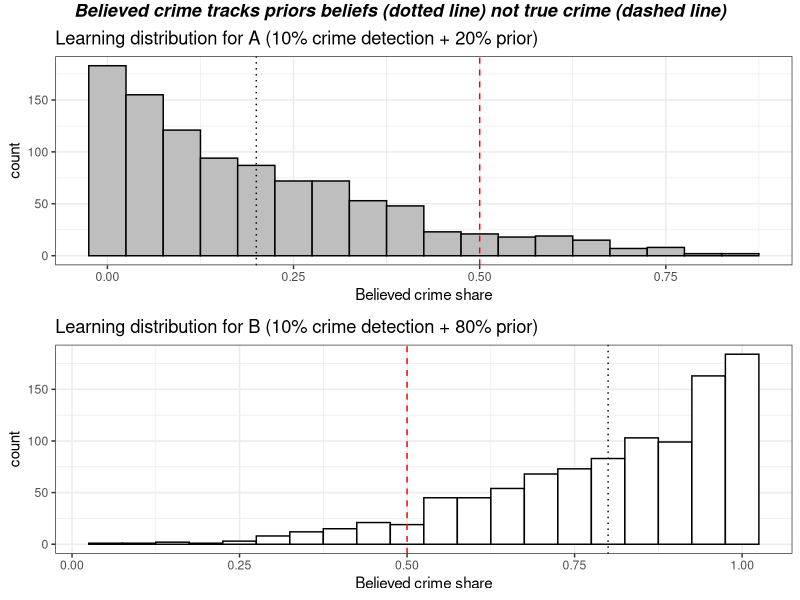

Here is the R script that generated this plot: (Note: a time limit stopped this script after it produced the figure.)
## ---- chunk 1
# true crime allocation between A and B
a <- 0.5
b <- 0.5

# police crime detection rate when visiting an area
x <- 0.1

# police beliefs about crime allocation between A and B -- as "ac" and "bc"
ac <- 0.2
bc <- 0.8
## ---- chunk 2
# starting matrix consisting of just two rows: "ac" and "bc" for believed crime allocation by areas A and B
start <- c(ac, bc)          # vector consisting of ac and bc
df <- data.frame(start)     # turn vector into data.frame

# update function
update <- function(df) {
      # first row from last column of matrix, picks out ac
          ac <- df[1, ncol(df)]
      # second row from last column of matrix, picks out bc
          bc <- df[2, ncol(df)]
      # flip coin for decision where to go
          outcome <- c(1, 0)
          flip <- sample(outcome, 1, prob=c(ac,bc))  # ac and bc: probabilities of coin landing A or B
      # Case 1 - police goes to area A
        if (flip==1) {
          # update ac and bc values by adding detected crime (a*x) and normalizing
          # a is true crime in A and x is true detection rate
            ac1_new <- (ac+a*x)/(ac+a*x+bc)
            bc1_new <- (bc)/(ac+a*x+bc)
          # update matrix
            add <- c(ac1_new, bc1_new)
            # dff new matrix with values of ac and bc updated after crime detection
            dff <- data.frame(add)
            df <- cbind(df, dff)
            return(df)
                        }
        # Case 2 - police goes to area B  
          else {
             # update ac and bc values by adding detected crime (b*x) and normalizing
            # b is true crime in B and x is true detection rate
            ac2_new <- (ac)/(ac+b*x+bc)
            bc2_new <- (bc+b*x)/(ac+b*x+bc)
          # update matrix
            add <- c(ac2_new, bc2_new)
            dff <- data.frame(add)
            df <- cbind(df, dff)
            return(df)
                 }
  }
## ---- chunk 3
update(df)
## ---- chunk 4
apply_n_times <- function(input, update, n){
  for(i in 1:n){            # "update" function takes its output as input up to n applications
    input <- update(input)
  }
  return(input)
}
## ---- chunk 5
# starting matrix, ac and bc believed crime proportion by areas A and B
ac <- 0.2
bc <- 0.8
start <- c(ac, bc)
df <- data.frame(start)

end <- apply_n_times(df, update, 100)
# apply function "update" to itself 100 times and assigns to "end"
end
## ---- chunk 6
# apply_update_n_times(df, update, 100)[1, ncol(end)]
# picks out first row and last column of this function  -- i.e. latest updated value of ac

# apply_update_n_times(df, update, 100)[2, ncol(end)]
# picks out second row and last column of this function  -- i.e. latest updated value of bc

# replicate function "update" 1000 times
last_ac <- replicate(1000, apply_n_times(df, update, 100)[1, ncol(end)])
last_bc <- replicate(1000, apply_n_times(df, update, 100)[2, ncol(end)])
## ---- chunk 7
library(ggplot2)
library(gridExtra) 
library(ggpubr)
library(grid)
library(gridExtra)
## ---- chunk 8
# histogram of results for latest ac values
data <- as.data.frame(last_ac)
a <- ggplot(data, aes(x=last_ac)) + 
  geom_histogram(binwidth = 0.05, color="black", fill="grey") + 
  theme_bw() +
  geom_vline(xintercept = 0.2, linetype="dotted", color = "black", size=0.5) +
  geom_vline(xintercept = 0.5, linetype="dashed", color = "red", size=0.5) +
  xlab("Believed crime share") +
  ggtitle("Learning distribution for A (10% crime detection + 20% prior)")

# histogram of results for latest bc values
data <- as.data.frame(last_bc)
b <- ggplot(data, aes(x=last_bc)) + 
  geom_histogram(binwidth = 0.05, color="black", fill="white") + 
  theme_bw() +
  geom_vline(xintercept = 0.8, linetype="dotted", color = "black", size=0.5) +
  geom_vline(xintercept = 0.5, linetype="dashed", color = "red", size=0.5) +
  xlab("Believed crime share") +
  ggtitle("Learning distribution for B (10% crime detection + 80% prior)")

grid.arrange(a, b, ncol = 1, top=textGrob("Believed crime tracks priors beliefs (dotted line) not true crime (dashed line)", vjust= 0.4, gp=gpar(fontsize=13,font=4)))
## ---- chunk 9
# true crime allocation between A and B, no longer even
a <- 0.5
b <- 0.5

# police crime detection rate when visiting an area
x <- 0.30

# police beliefs about crime allocation between A and B -- as "ac" and "bc"
ac <- 0.2
bc <- 0.8

# starting matrix, ac and bc believed crime proportion by areas A and B
start <- c(ac, bc)
df <- data.frame(start)

end <- apply_n_times(df, update, 100)
# apply function "update" to itself 100 times and assigns to "end"

# replicate function "update" 1000 times
last_ac <- replicate(1000, apply_n_times(df, update, 100)[1, ncol(end)])
last_bc <- replicate(1000, apply_n_times(df, update, 100)[2, ncol(end)])

# histogram of results for latest ac values
data <- as.data.frame(last_ac)
a <- ggplot(data, aes(x=last_ac)) + 
  geom_histogram(binwidth = 0.05, color="black", fill="grey") + 
  theme_bw() +
  geom_vline(xintercept = 0.2, linetype="dotted", color = "black", size=0.5) +
  geom_vline(xintercept = 0.5, linetype="dashed", color = "red", size=0.5) +
  xlab("Believed crime share") +
  ggtitle("Learning distribution for A (30% crime detection + 20% prior)")

# histogram of results for latest bc values
data <- as.data.frame(last_bc)
b <- ggplot(data, aes(x=last_bc)) + 
  geom_histogram(binwidth = 0.05, color="black", fill="white") + 
  theme_bw() +
  geom_vline(xintercept = 0.8, linetype="dotted", color = "black", size=0.5) +
  geom_vline(xintercept = 0.5, linetype="dashed", color = "red", size=0.5) +
  xlab("Believed crime share") +
  ggtitle("Learning distribution for B (30% crime detection + 80% prior)")

grid.arrange(a, b, ncol = 1, top=textGrob("Polarization around priors beliefs (dotted line), not true crime (dashed line)", vjust= 0.4, gp=gpar(fontsize=13,font=4)))
## ---- chunk 10
# true crime allocation between A and B, no longer even
a <- 0.2
b <- 0.8

# police crime detection rate when visiting an area
x <- 0.1

# police beliefs about crime allocation between A and B -- as "ac" and "bc"
ac <- 0.5
bc <- 0.5

# starting matrix, ac and bc believed crime proportion by areas A and B
start <- c(ac, bc)
df <- data.frame(start)

end <- apply_n_times(df, update, 100)
# apply function "update" to itself 100 times and assigns to "end"

# replicate function "update" 1000 times
last_ac <- replicate(1000, apply_n_times(df, update, 100)[1, ncol(end)])
last_bc <- replicate(1000, apply_n_times(df, update, 100)[2, ncol(end)])

# histogram of results for latest ac values
data <- as.data.frame(last_ac)
a <- ggplot(data, aes(x=last_ac)) + 
  geom_histogram(binwidth = 0.05, color="black", fill="grey") + 
  theme_bw() +
  geom_vline(xintercept = 0.2, linetype="dashed", color = "red", size=0.5) +
  geom_vline(xintercept = 0.5, linetype="dotted", color = "black", size=0.5) +
  xlab("Believed crime share") +
  ggtitle("Learning distribution for A (10% crime detection + 50% prior)")

# histogram of results for latest bc values
data <- as.data.frame(last_bc)
b <- ggplot(data, aes(x=last_bc)) + 
  geom_histogram(binwidth = 0.05, color="black", fill="white") + 
  theme_bw() +
  geom_vline(xintercept = 0.8, linetype="dashed", color = "red", size=0.5) +
  geom_vline(xintercept = 0.5, linetype="dotted", color = "black", size=0.5) +
  xlab("Believed crime share") +
  ggtitle("Learning distribution for B (10% crime detection + 50% prior)")

grid.arrange(a, b, ncol = 1, top=textGrob("Polarization close to true crime (dashed line) away from prior beliefs (dotted line)", vjust= 0.4, gp=gpar(fontsize=13,font=4)))

## ---- chunk 11
# true crime allocation between A and B, no longer even
a <- 0.49
b <- 0.51

# police crime detection rate when visiting an area
x <- 0.1

# police beliefs about crime allocation between A and B -- as "ac" and "bc"
ac <- 0.5
bc <- 0.5

# starting matrix, ac and bc believed crime proportion by areas A and B
start <- c(ac, bc)
df <- data.frame(start)

end <- apply_n_times(df, update, 500)
# apply function "update" to itself 100 times and assigns to "end"

# replicate function "update" 1000 times
last_ac <- replicate(1000, apply_n_times(df, update, 500)[1, ncol(end)])
last_bc <- replicate(1000, apply_n_times(df, update, 500)[2, ncol(end)])

# histogram of results for latest ac values
data <- as.data.frame(last_ac)
a <- ggplot(data, aes(x=last_ac)) + 
  geom_histogram(binwidth = 0.05, color="black", fill="grey") + 
  theme_bw() +
  geom_vline(xintercept = 0.49, linetype="dashed", color = "red", size=0.5) +
  geom_vline(xintercept = 0.5, linetype="dotted", color = "black", size=0.5) +
  xlab("Believed crime share") +
  ggtitle("Learning distribution for A (10% crime detection + 50% prior)")

# histogram of results for latest bc values
data <- as.data.frame(last_bc)
b <- ggplot(data, aes(x=last_bc)) + 
  geom_histogram(binwidth = 0.05, color="black", fill="white") + 
  theme_bw() +
  geom_vline(xintercept = 0.51, linetype="dashed", color = "red", size=0.5) +
  geom_vline(xintercept = 0.5, linetype="dotted", color = "black", size=0.5) +
  xlab("Believed crime share") +
  ggtitle("Learning distribution for B (10% crime detection + 50% prior)")

grid.arrange(a, b, ncol = 1, top=textGrob("Polarization away from true crime (dashed line)", vjust= 0.4, gp=gpar(fontsize=13,font=4)))
## ---- chunk 12
# true crime allocation between A and B
a <- 0.5
b <- 0.5

# police crime detection rate when visiting an area
x <- 0.1

#  crime reporting rate from citizens
r <- 0.1

# police beliefs about crime allocation between A and B -- as "ac" and "bc"
ac <- 0.2
bc <- 0.8
## ---- chunk 13
# starting matrix consisting of just two rows: "ac" and "bc" for believed crime allocation by areas A and B
start <- c(ac, bc)          # vector consisting of ac and bc
df <- data.frame(start)     # turn vector into data.frame

# update function
update_r <- function(df) {
      # first row from last column of matrix, picks out ac
          ac <- df[1, ncol(df)]
      # second row from last column of matrix, picks out bc
          bc <- df[2, ncol(df)]
      # merge with crime reporting, 1/2 weight reporting    
          ac <- (1/2*(ac)+1/2*(a*r))/((1/2*(ac)+1/2*(a*r))+(1/2*(bc)+1/2*(b*r)))
          bc <- (1/2*(bc)+1/2*(b*r))/((1/2*(ac)+1/2*(a*r))+(1/2*(bc)+1/2*(b*r)))
      # flip coin for decision where to go
          outcome <- c(1, 0)
          flip <- sample(outcome, 1, prob=c(ac,bc))  # ac and bc: probabilities of coin landing A or B
      # Case 1 - police goes to area A
        if (flip==1) {
          # update ac and bc values by adding detected crime (a*x) and normalizing
          # a is true crime in A and x is true detection rate
            ac1_new <- (ac+a*x)/(ac+a*x+bc)
            bc1_new <- (bc)/(ac+a*x+bc)
          # update matrix
            add <- c(ac1_new, bc1_new)
            # dff new matrix with values of ac and bc updated after crime detection
            dff <- data.frame(add)
            df <- cbind(df, dff)
            return(df)
                        }
        # Case 2 - police goes to area B  
          else {
             # update ac and bc values by adding detected crime (b*x) and normalizing
            # b is true crime in B and x is true detection rate
            ac2_new <- (ac)/(ac+b*x+bc)
            bc2_new <- (bc+b*x)/(ac+b*x+bc)
          # update matrix
            add <- c(ac2_new, bc2_new)
            dff <- data.frame(add)
            df <- cbind(df, dff)
            return(df)
                 }
  }
## ---- chunk 14
# starting matrix, ac and bc believed crime proportion by areas A and B
start <- c(ac, bc)
df <- data.frame(start)

end <- apply_n_times(df, update_r, 100)
# apply function "update" to itself 100 times and assigns to "end"

# replicate function "update" 1000 times
last_ac <- replicate(1000, apply_n_times(df, update_r, 100)[1, ncol(end)])
last_bc <- replicate(1000, apply_n_times(df, update_r, 100)[2, ncol(end)])

# histogram of results for latest ac values
data <- as.data.frame(last_ac)
a <- ggplot(data, aes(x=last_ac)) + 
  geom_histogram(binwidth = 0.05, color="black", fill="grey") + 
  theme_bw() +
  geom_vline(xintercept = 0.2, linetype="dotted", color = "black", size=0.5) +
  geom_vline(xintercept = 0.5, linetype="dashed", color = "red", size=0.5) +
  xlab("Believed crime share") +
  ggtitle("Learning distribution for A (10% crime detection + 20% prior)")

# histogram of results for latest bc values
data <- as.data.frame(last_bc)
b <- ggplot(data, aes(x=last_bc)) + 
  geom_histogram(binwidth = 0.05, color="black", fill="white") + 
  theme_bw() +
  geom_vline(xintercept = 0.8, linetype="dotted", color = "black", size=0.5) +
  geom_vline(xintercept = 0.5, linetype="dashed", color = "red", size=0.5) +
  xlab("Believed crime share") +
  ggtitle("Learning distribution for B (10% crime detection + 80% prior)")

grid.arrange(a, b, ncol = 1, top=textGrob("Convergence to true crime (dashed line) thanks to crime reports", vjust= 0.4, gp=gpar(fontsize=13,font=4)))

## ---- chunk 15
# true crime allocation between A and B
a <- 0.5
b <- 0.5

# police crime detection rate when visiting an area
x <- 0.6

#  crime reporting rate from citizens
r <- 0.6

# police beliefs about crime allocation between A and B -- as "ac" and "bc"
ac <- 0.2
bc <- 0.8
## ---- chunk 16
# starting matrix consisting of just two rows: "ac" and "bc" for believed crime allocation by areas A and B
start <- c(ac, bc)          # vector consisting of ac and bc
df <- data.frame(start)     # turn vector into data.frame

# update function
update_r <- function(df) {
      # first row from last column of matrix, picks out ac
          ac <- df[1, ncol(df)]
      # second row from last column of matrix, picks out bc
          bc <- df[2, ncol(df)]
      # merge with crime reporting, 1/2 weight reporting    
          ac <- (1/2*(ac)+1/2*(a*r))/((1/2*(ac)+1/2*(a*r))+(1/2*(bc)+1/2*(b*r)))
          bc <- (1/2*(bc)+1/2*(b*r))/((1/2*(ac)+1/2*(a*r))+(1/2*(bc)+1/2*(b*r)))
      # flip coin for decision where to go
          outcome <- c(1, 0)
          flip <- sample(outcome, 1, prob=c(ac,bc))  # ac and bc: probabilities of coin landing A or B
      # Case 1 - police goes to area A
        if (flip==1) {
          # update ac and bc values by adding detected crime (a*x) and normalizing
          # a is true crime in A and x is true detection rate
            ac1_new <- (ac+a*x)/(ac+a*x+bc)
            bc1_new <- (bc)/(ac+a*x+bc)
          # update matrix
            add <- c(ac1_new, bc1_new)
            # dff new matrix with values of ac and bc updated after crime detection
            dff <- data.frame(add)
            df <- cbind(df, dff)
            return(df)
                        }
        # Case 2 - police goes to area B  
          else {
             # update ac and bc values by adding detected crime (b*x) and normalizing
            # b is true crime in B and x is true detection rate
            ac2_new <- (ac)/(ac+b*x+bc)
            bc2_new <- (bc+b*x)/(ac+b*x+bc)
          # update matrix
            add <- c(ac2_new, bc2_new)
            dff <- data.frame(add)
            df <- cbind(df, dff)
            return(df)
                 }
  }
## ---- chunk 17
# starting matrix, ac and bc believed crime proportion by areas A and B
start <- c(ac, bc)
df <- data.frame(start)

end <- apply_n_times(df, update_r, 100)
# apply function "update" to itself 100 times and assigns to "end"

# replicate function "update" 1000 times
last_ac <- replicate(1000, apply_n_times(df, update_r, 100)[1, ncol(end)])
last_bc <- replicate(1000, apply_n_times(df, update_r, 100)[2, ncol(end)])

# histogram of results for latest ac values
data <- as.data.frame(last_ac)
a <- ggplot(data, aes(x=last_ac)) + 
  geom_histogram(binwidth = 0.05, color="black", fill="grey") + 
  theme_bw() +
  geom_vline(xintercept = 0.2, linetype="dotted", color = "black", size=0.5) +
  geom_vline(xintercept = 0.5, linetype="dashed", color = "red", size=0.5) +
  xlab("Believed crime share") +
  ggtitle("Learning distribution for A (10% crime detection + 20% prior)")

# histogram of results for latest bc values
data <- as.data.frame(last_bc)
b <- ggplot(data, aes(x=last_bc)) + 
  geom_histogram(binwidth = 0.05, color="black", fill="white") + 
  theme_bw() +
  geom_vline(xintercept = 0.8, linetype="dotted", color = "black", size=0.5) +
  geom_vline(xintercept = 0.5, linetype="dashed", color = "red", size=0.5) +
  xlab("Believed crime share") +
  ggtitle("Learning distribution for B (10% crime detection + 80% prior)")

grid.arrange(a, b, ncol = 1, top=textGrob("Split around true crime (dashed line) even with crime reports", vjust= 0.4, gp=gpar(fontsize=13,font=4)))

## ---- chunk 18
# true crime allocation between A and B
a <- 0.55
b <- 0.45

# police crime detection rate when visiting an area
x <- 0.1

#  crime reporting rate from citizens
r <- 0.1

# police beliefs about crime allocation between A and B -- as "ac" and "bc"
ac <- 0.2
bc <- 0.8
## ---- chunk 19
# starting matrix consisting of just two rows: "ac" and "bc" for believed crime allocation by areas A and B
start <- c(ac, bc)          # vector consisting of ac and bc
df <- data.frame(start)     # turn vector into data.frame

# update function
update_rp <- function(df) {
      # first row from last column of matrix, picks out ac
          ac <- df[1, ncol(df)]
      # second row from last column of matrix, picks out bc
          bc <- df[2, ncol(df)]
      # merge with crime reporting, 1/2 weight reporting    
          ac <- (1/2*(ac)+1/2*(a*r))/((1/2*(ac)+1/2*(a*r))+(1/2*(bc)+1/2*(b*r)))
          bc <- (1/2*(bc)+1/2*(b*r))/((1/2*(ac)+1/2*(a*r))+(1/2*(bc)+1/2*(b*r)))
      
      # update ac and bc values by adding detected crime (a*x) and normalizing
      # a is true crime in A and x is true detection rate
      # detection rate of crime (a*x and b*x) in a and b is weighted by prior beliefs (ac, bc), so a*x*ac and b*x*bc
            ac_new <- (ac+a*x*ac)/((ac+a*x*ac)+(bc+b*x*bc))
            bc_new <- (bc+b*x*bc)/((ac+a*x*ac)+(bc+b*x*bc))
      # update matrix
            add <- c(ac_new, bc_new)
      # dff new matrix with values of ac and bc updated after crime detection
            dff <- data.frame(add)
            df <- cbind(df, dff)
            return(df)
                   }
## ---- chunk 20
# starting matrix, ac and bc believed crime proportion by areas A and B
start <- c(ac, bc)
df <- data.frame(start)
end <- apply_n_times(df, update_rp, 100) # repeat updating n times
share_a <- as.numeric(as.data.frame(end)[1,]) # collect ac values
share_b <- as.numeric(as.data.frame(end)[2,]) # collect bc values
iterations <- c(0:100) # label for numbers of iterations
data.frame(iterations, share_a, share_b)
## ---- chunk 21
# histogram of results for latest ac values
data <- data.frame(iterations, share_a, share_b)
a <- ggplot(data) + 
  geom_point(aes(x=iterations, y=share_a), color="blue") +
  geom_point(aes(x=iterations, y=share_b), color="red") +
  theme_bw() +
  ylim(0, 1) +
  geom_hline(yintercept = 0.45, linetype="dashed", color = "red", size=0.5) +
  geom_hline(yintercept = 0.55, linetype="dashed", color = "blue", size=0.5) +
  ylab("Beliefs about crime shares by area") +
  ggtitle("Quasi convergence to true crimes shares (dashed lines)")
a 
